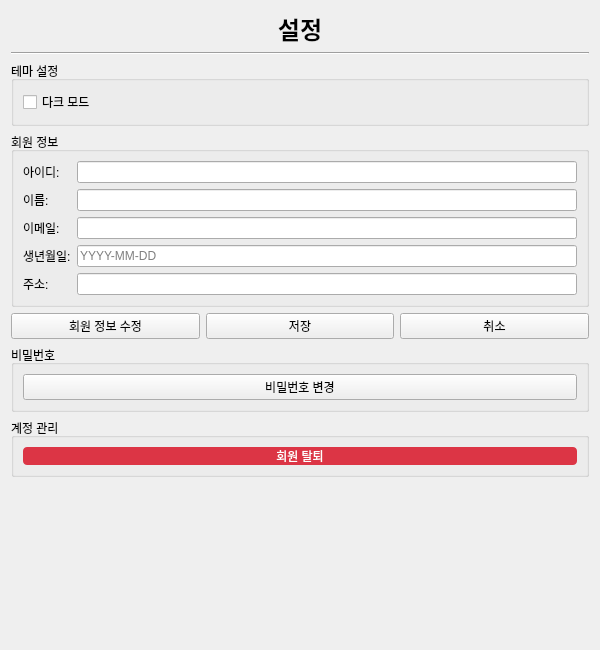
<?xml version="1.0" encoding="UTF-8"?>
<ui version="4.0">
 <class>SettingsPage</class>
 <widget class="QWidget" name="SettingsPage">
  <property name="geometry">
   <rect>
    <x>0</x>
    <y>0</y>
    <width>600</width>
    <height>650</height>
   </rect>
  </property>
  <property name="windowTitle">
   <string>설정</string>
  </property>
  <layout class="QVBoxLayout" name="verticalLayout">
   <item>
    <widget class="QLabel" name="labelTitle">
     <property name="font">
      <font>
       <pointsize>18</pointsize>
       <bold>true</bold>
      </font>
     </property>
     <property name="text">
      <string>설정</string>
     </property>
     <property name="alignment">
      <set>Qt::AlignmentFlag::AlignCenter</set>
     </property>
    </widget>
   </item>
   <item>
    <widget class="Line" name="line">
     <property name="orientation">
      <enum>Qt::Orientation::Horizontal</enum>
     </property>
    </widget>
   </item>
   <item>
    <widget class="QGroupBox" name="groupTheme">
     <property name="title">
      <string>테마 설정</string>
     </property>
     <layout class="QHBoxLayout" name="horizontalLayout">
      <item>
       <widget class="QCheckBox" name="checkDarkMode">
        <property name="text">
         <string>다크 모드</string>
        </property>
       </widget>
      </item>
      <item>
       <spacer name="horizontalSpacer">
        <property name="orientation">
         <enum>Qt::Orientation::Horizontal</enum>
        </property>
        <property name="sizeHint" stdset="0">
         <size>
          <width>40</width>
          <height>20</height>
         </size>
        </property>
       </spacer>
      </item>
     </layout>
    </widget>
   </item>
   <item>
    <widget class="QGroupBox" name="groupUserInfo">
     <property name="title">
      <string>회원 정보</string>
     </property>
     <layout class="QFormLayout" name="formLayout">
      <item row="0" column="0">
       <widget class="QLabel" name="labelUsername">
        <property name="text">
         <string>아이디:</string>
        </property>
       </widget>
      </item>
      <item row="0" column="1">
       <widget class="QLineEdit" name="lineEditUsername">
        <property name="readOnly">
         <bool>true</bool>
        </property>
       </widget>
      </item>
      <item row="1" column="0">
       <widget class="QLabel" name="labelName">
        <property name="text">
         <string>이름:</string>
        </property>
       </widget>
      </item>
      <item row="1" column="1">
       <widget class="QLineEdit" name="lineEditName">
        <property name="readOnly">
         <bool>true</bool>
        </property>
       </widget>
      </item>
      <item row="2" column="0">
       <widget class="QLabel" name="labelEmail">
        <property name="text">
         <string>이메일:</string>
        </property>
       </widget>
      </item>
      <item row="2" column="1">
       <widget class="QLineEdit" name="lineEditEmail">
        <property name="readOnly">
         <bool>true</bool>
        </property>
       </widget>
      </item>
      <item row="3" column="0">
       <widget class="QLabel" name="labelDateOfBirth">
        <property name="text">
         <string>생년월일:</string>
        </property>
       </widget>
      </item>
      <item row="3" column="1">
       <widget class="QLineEdit" name="lineEditDateOfBirth">
        <property name="readOnly">
         <bool>true</bool>
        </property>
        <property name="placeholderText">
         <string>YYYY-MM-DD</string>
        </property>
       </widget>
      </item>
      <item row="4" column="0">
       <widget class="QLabel" name="labelAddress">
        <property name="text">
         <string>주소:</string>
        </property>
       </widget>
      </item>
      <item row="4" column="1">
       <widget class="QLineEdit" name="lineEditAddress">
        <property name="readOnly">
         <bool>true</bool>
        </property>
       </widget>
      </item>
     </layout>
    </widget>
   </item>
   <item>
    <layout class="QHBoxLayout" name="horizontalLayout_2">
     <item>
      <widget class="QPushButton" name="btnEditInfo">
       <property name="text">
        <string>회원 정보 수정</string>
       </property>
      </widget>
     </item>
     <item>
      <widget class="QPushButton" name="btnSaveInfo">
       <property name="visible">
        <bool>false</bool>
       </property>
       <property name="text">
        <string>저장</string>
       </property>
      </widget>
     </item>
     <item>
      <widget class="QPushButton" name="btnCancelEdit">
       <property name="visible">
        <bool>false</bool>
       </property>
       <property name="text">
        <string>취소</string>
       </property>
      </widget>
     </item>
    </layout>
   </item>
   <item>
    <widget class="QGroupBox" name="groupPassword">
     <property name="title">
      <string>비밀번호</string>
     </property>
     <layout class="QVBoxLayout" name="verticalLayout_2">
      <item>
       <widget class="QPushButton" name="btnChangePassword">
        <property name="text">
         <string>비밀번호 변경</string>
        </property>
       </widget>
      </item>
     </layout>
    </widget>
   </item>
   <item>
    <widget class="QGroupBox" name="groupDeleteAccount">
     <property name="title">
      <string>계정 관리</string>
     </property>
     <layout class="QVBoxLayout" name="verticalLayout_3">
      <item>
       <widget class="QPushButton" name="btnDeleteAccount">
        <property name="styleSheet">
         <string>QPushButton {
    background-color: #dc3545;
    color: white;
    border: none;
    border-radius: 4px;
}
QPushButton:hover {
    background-color: #c82333;
}
QPushButton:pressed {
    background-color: #bd2130;
}</string>
        </property>
        <property name="text">
         <string>회원 탈퇴</string>
        </property>
       </widget>
      </item>
     </layout>
    </widget>
   </item>
   <item>
    <spacer name="verticalSpacer">
     <property name="orientation">
      <enum>Qt::Orientation::Vertical</enum>
     </property>
     <property name="sizeHint" stdset="0">
      <size>
       <width>20</width>
       <height>40</height>
      </size>
     </property>
    </spacer>
   </item>
  </layout>
 </widget>
 <resources/>
 <connections/>
</ui>
